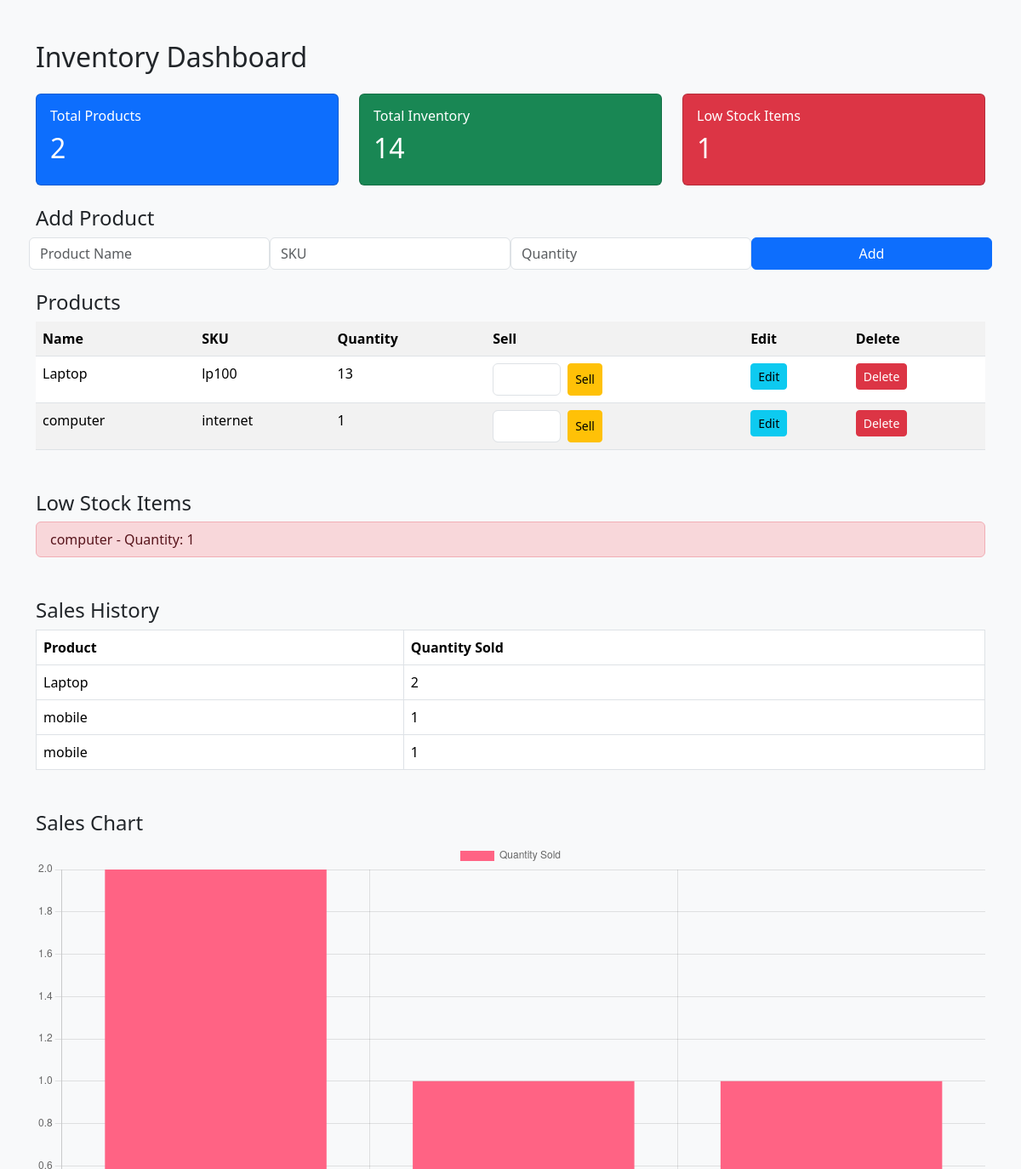
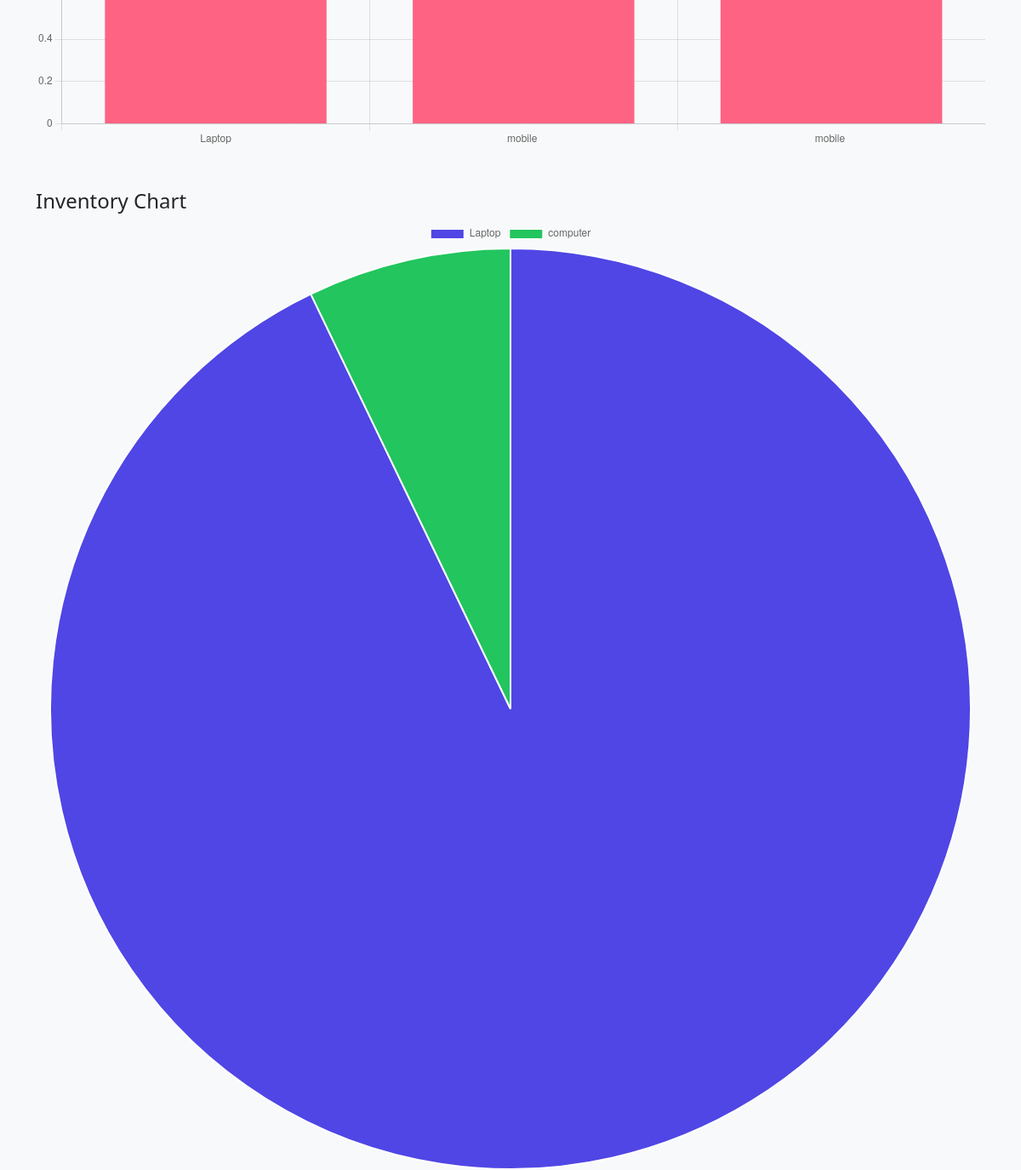
/dashboard/2, run on the app's committed database (2 pictures, top to bottom).
### app.py (models this page shows)
class Product(db.Model):
    id = db.Column(db.Integer, primary_key=True)
    organization_id = db.Column(db.Integer)
    name = db.Column(db.String(120))
    sku = db.Column(db.String(50))
    quantity = db.Column(db.Integer)
    low_stock_threshold = db.Column(db.Integer, default=5)

class Sale(db.Model):
    id = db.Column(db.Integer, primary_key=True)
    product_id = db.Column(db.Integer)
    product_name = db.Column(db.String(120))
    quantity_sold = db.Column(db.Integer)

### app.py (the view)
@app.route("/dashboard/<org_id>")
def dashboard(org_id):
    products = Product.query.filter_by(organization_id=org_id).all()
    sales = Sale.query.all()
    total_products = len(products)
    total_inventory = sum(p.quantity for p in products)
    low_stock = [p for p in products if p.quantity <= p.low_stock_threshold]
    return render_template(
        "dashboard.html",
        products=products,
        sales=sales,
        total_products=total_products,
        total_inventory=total_inventory,
        low_stock=low_stock,
        org_id=org_id
    )

### templates/dashboard.html (shortened to what this page needs)
<!DOCTYPE html>
<html>
<head>
<link href="https://cdn.jsdelivr.net/npm/bootstrap@5.3.3/dist/css/bootstrap.min.css" rel="stylesheet">
</head>
<body class="bg-light">
<div class="container mt-5">
<h2 class="mb-4">Inventory Dashboard</h2>
<div class="row mb-4">
<div class="col-md-4">
<div class="card text-white bg-primary p-3">
<h6>Total Products</h6>
<h2>{{total_products}}</h2>
</div>
</div>
<div class="col-md-4">
<div class="card text-white bg-success p-3">
<h6>Total Inventory</h6>
<h2>{{total_inventory}}</h2>
</div>
</div>
<div class="col-md-4">
<div class="card text-white bg-danger p-3">
<h6>Low Stock Items</h6>
<h2>{{low_stock|length}}</h2>
</div>
</div>
</div>
<h4>Add Product</h4>
<form method="post" action="/add_product/{{org_id}}" class="row g-3 mb-4">
<input name="name" class="form-control col" placeholder="Product Name">
<input name="sku" class="form-control col" placeholder="SKU">
<input name="quantity" class="form-control col" placeholder="Quantity">
<button class="btn btn-primary col">Add</button>
</form>
<h4>Products</h4>
<table class="table table-striped">
<tr>
<th>Name</th>
<th>SKU</th>
<th>Quantity</th>
<th>Sell</th>
<th>Edit</th>
<th>Delete</th>
</tr>
{% for p in products %}
<tr>
<td>{{p.name}}</td>
<td>{{p.sku}}</td>
<td>{{p.quantity}}</td>
<td>
<form method="post" action="/sell/{{p.id}}/{{org_id}}" style="display:flex">
<input name="sold_qty" type="number" class="form-control me-2" style="width:80px">
<button class="btn btn-warning btn-sm">Sell</button>
</form>
</td>
<td>
<a href="/edit/{{p.id}}/{{org_id}}" class="btn btn-info btn-sm">Edit</a>
</td>
<td>
<a href="/delete/{{p.id}}/{{org_id}}" class="btn btn-danger btn-sm">Delete</a>
</td>
</tr>
{% endfor %}
</table>
<h4 class="mt-5">Low Stock Items</h4>
<ul class="list-group">
{% for p in low_stock %}
<li class="list-group-item list-group-item-danger">
{{p.name}} - Quantity: {{p.quantity}}
</li>
{% endfor %}
</ul>
<h4 class="mt-5">Sales History</h4>
<table class="table table-bordered">
<tr>
<th>Product</th>
<th>Quantity Sold</th>
</tr>
{% for s in sales %}
<tr>
<td>{{s.product_name}}</td>
<td>{{s.quantity_sold}}</td>
</tr>
{% endfor %}
</table>
<h4 class="mt-5">Sales Chart</h4>
<canvas id="salesChart"></canvas>
<h4 class="mt-5">Inventory Chart</h4>
<canvas id="productChart"></canvas>
<script>
const soldProducts = [
{% for s in sales %}
"{{s.product_name}}",
{% endfor %}
];
const soldQty = [
{% for s in sales %}
{{s.quantity_sold}},
{% endfor %}
];
if(soldProducts.length > 0){
new Chart(document.getElementById("salesChart"),{
type:"bar",
data:{
labels:soldProducts,
datasets:[{
label:"Quantity Sold",
data:soldQty,
backgroundColor:"#ff6384"
}]
}
});
}
const productNames = [
{% for p in products %}
"{{p.name}}",
{% endfor %}
];
const productQty = [
{% for p in products %}
{{p.quantity}},
{% endfor %}
];
if(productNames.length > 0){
new Chart(document.getElementById("productChart"),{
type:"pie",
data:{
labels:productNames,
datasets:[{
data:productQty,
backgroundColor:[
"#4f46e5",
"#22c55e",
"#f59e0b",
"#ef4444",
"#06b6d4",
"#8b5cf6"
]
}]
}
});
}
</script>
</div>
</body>
</html>

### data on the page
Product: name "Laptop", sku "lp100", quantity "13"
Product: name "computer", sku "internet", quantity "1"
Sale: product_name "Laptop", quantity_sold "2"
Sale: product_name "mobile", quantity_sold "1"
Sale: product_name "mobile", quantity_sold "1"

### other printed values
{{ total_products }} "2"
{{ total_inventory }} "14"
{{ low_stock|length }} "1"
chart data {{ s.quantity_sold }} 2, 1, 1
chart data {{ p.name }} Laptop, computer
chart data {{ p.quantity }} 13, 1
